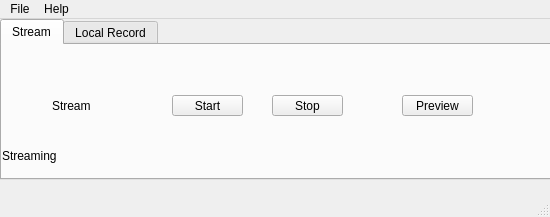
<?xml version="1.0" encoding="UTF-8"?>
<ui version="4.0">
 <class>MainWindow</class>
 <widget class="QMainWindow" name="MainWindow">
  <property name="geometry">
   <rect>
    <x>0</x>
    <y>0</y>
    <width>550</width>
    <height>217</height>
   </rect>
  </property>
  <property name="windowTitle">
   <string>Open Cast</string>
  </property>
  <property name="windowIcon">
   <iconset>
    <normaloff>images.png</normaloff>images.png</iconset>
  </property>
  <property name="tabShape">
   <enum>QTabWidget::Rounded</enum>
  </property>
  <widget class="QWidget" name="centralwidget">
   <widget class="QTabWidget" name="tabWidget">
    <property name="geometry">
     <rect>
      <x>0</x>
      <y>0</y>
      <width>551</width>
      <height>161</height>
     </rect>
    </property>
    <property name="currentIndex">
     <number>0</number>
    </property>
    <widget class="QWidget" name="tab">
     <attribute name="title">
      <string>Stream</string>
     </attribute>
     <widget class="QLabel" name="label">
      <property name="geometry">
       <rect>
        <x>50</x>
        <y>50</y>
        <width>67</width>
        <height>21</height>
       </rect>
      </property>
      <property name="text">
       <string>Stream</string>
      </property>
     </widget>
     <widget class="QPushButton" name="strstart">
      <property name="geometry">
       <rect>
        <x>170</x>
        <y>50</y>
        <width>71</width>
        <height>21</height>
       </rect>
      </property>
      <property name="text">
       <string>Start</string>
      </property>
     </widget>
     <widget class="QPushButton" name="strstop">
      <property name="geometry">
       <rect>
        <x>270</x>
        <y>50</y>
        <width>71</width>
        <height>21</height>
       </rect>
      </property>
      <property name="text">
       <string>Stop</string>
      </property>
     </widget>
     <widget class="QPushButton" name="strprev">
      <property name="geometry">
       <rect>
        <x>400</x>
        <y>50</y>
        <width>71</width>
        <height>21</height>
       </rect>
      </property>
      <property name="text">
       <string>Preview</string>
      </property>
     </widget>
     <widget class="QLabel" name="strlabl">
      <property name="geometry">
       <rect>
        <x>0</x>
        <y>100</y>
        <width>301</width>
        <height>21</height>
       </rect>
      </property>
      <property name="text">
       <string>Streaming</string>
      </property>
      <property name="scaledContents">
       <bool>false</bool>
      </property>
     </widget>
    </widget>
    <widget class="QWidget" name="tab_2">
     <attribute name="title">
      <string>Local Record</string>
     </attribute>
     <widget class="QPushButton" name="recstop">
      <property name="geometry">
       <rect>
        <x>270</x>
        <y>50</y>
        <width>71</width>
        <height>21</height>
       </rect>
      </property>
      <property name="text">
       <string>Stop</string>
      </property>
     </widget>
     <widget class="QLabel" name="label_2">
      <property name="geometry">
       <rect>
        <x>50</x>
        <y>50</y>
        <width>67</width>
        <height>21</height>
       </rect>
      </property>
      <property name="text">
       <string>Record</string>
      </property>
     </widget>
     <widget class="QPushButton" name="recstart">
      <property name="geometry">
       <rect>
        <x>170</x>
        <y>50</y>
        <width>71</width>
        <height>21</height>
       </rect>
      </property>
      <property name="text">
       <string>Start</string>
      </property>
     </widget>
     <widget class="QLabel" name="reclabl">
      <property name="geometry">
       <rect>
        <x>0</x>
        <y>100</y>
        <width>161</width>
        <height>21</height>
       </rect>
      </property>
      <property name="text">
       <string>Recording</string>
      </property>
     </widget>
     <widget class="QCheckBox" name="gdes">
      <property name="geometry">
       <rect>
        <x>50</x>
        <y>10</y>
        <width>191</width>
        <height>26</height>
       </rect>
      </property>
      <property name="text">
       <string>Grab the whole desktop</string>
      </property>
      <property name="checked">
       <bool>true</bool>
      </property>
      <property name="autoExclusive">
       <bool>true</bool>
      </property>
     </widget>
     <widget class="QCheckBox" name="gwin">
      <property name="geometry">
       <rect>
        <x>270</x>
        <y>10</y>
        <width>191</width>
        <height>26</height>
       </rect>
      </property>
      <property name="text">
       <string>Capture window</string>
      </property>
      <property name="autoExclusive">
       <bool>true</bool>
      </property>
     </widget>
    </widget>
   </widget>
  </widget>
  <widget class="QMenuBar" name="menubar">
   <property name="geometry">
    <rect>
     <x>0</x>
     <y>0</y>
     <width>550</width>
     <height>29</height>
    </rect>
   </property>
   <widget class="QMenu" name="menuFile">
    <property name="title">
     <string>File</string>
    </property>
    <addaction name="actionExit"/>
   </widget>
   <widget class="QMenu" name="menuHelp">
    <property name="title">
     <string>Help</string>
    </property>
    <addaction name="actionAbout"/>
   </widget>
   <addaction name="menuFile"/>
   <addaction name="menuHelp"/>
  </widget>
  <widget class="QStatusBar" name="statusbar"/>
  <action name="actionAbout">
   <property name="text">
    <string>About</string>
   </property>
  </action>
  <action name="actionExit">
   <property name="text">
    <string>Exit</string>
   </property>
  </action>
 </widget>
 <resources/>
 <connections/>
</ui>
